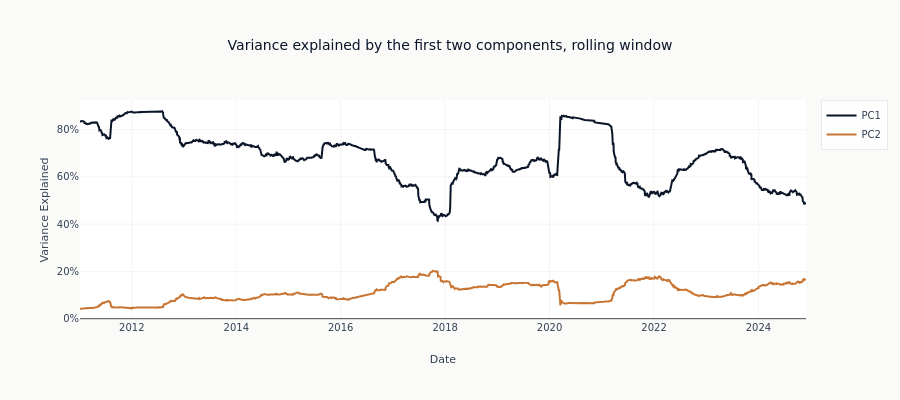

Notebook cell for this chart:
### Markdown cell above
Plot the two leading variance shares on the same scale so their relative importance remains
visually honest throughout the sample.

### Code cell
fig = go.Figure()
fig.add_trace(
    go.Scatter(
        x=roll_dates, y=rolling_var_explained[:, 0], name="PC1", line=dict(color=COLORS["blue"])
    )
)
fig.add_trace(
    go.Scatter(
        x=roll_dates, y=rolling_var_explained[:, 1], name="PC2", line=dict(color=COLORS["copper"])
    )
)
fig.update_layout(
    title="Variance explained by the first two components, rolling window",
    xaxis_title="Date",
    yaxis_title="Variance Explained",
    yaxis_tickformat=".0%",
    height=400,
)
show_plotly_with_alt(
    fig,
    "Two lines against date, one per component, giving the share of variance each "
    "explains within a trailing window. The vertical axis is in percent. The first "
    "component's line moves over a wide range across the sample while the second's "
    "stays much lower.",
)
print(
    f"PC1 rolling variance explained: {rolling_var_explained[:, 0].min():.1%} to "
    f"{rolling_var_explained[:, 0].max():.1%}; PC2: "
    f"{rolling_var_explained[:, 1].min():.1%} to {rolling_var_explained[:, 1].max():.1%}"
)

### Figure 1 — Plotly figure (JSON) as saved in the notebook; plotly's stock layout.template omitted (floating-point values rounded to 4 significant figures; data arrays with more than 128 entries replaced by an {"elided": "..."} marker saying what was removed)
{"data": [{"line": {"color": "#0a1628"}, "name": "PC1", "type": "scatter", "x": {"elided": "3500 str values"}, "y": {"elided": "3500 float values"}}, {"line": {"color": "#C87533"}, "name": "PC2", "type": "scatter", "x": {"elided": "3500 str values"}, "y": {"elided": "3500 float values"}}], "layout": {"height": 400, "title": {"text": "Variance explained by the first two components, rolling window"}, "xaxis": {"title": {"text": "Date"}}, "yaxis": {"tickformat": ".0%", "title": {"text": "Variance Explained"}}}}
